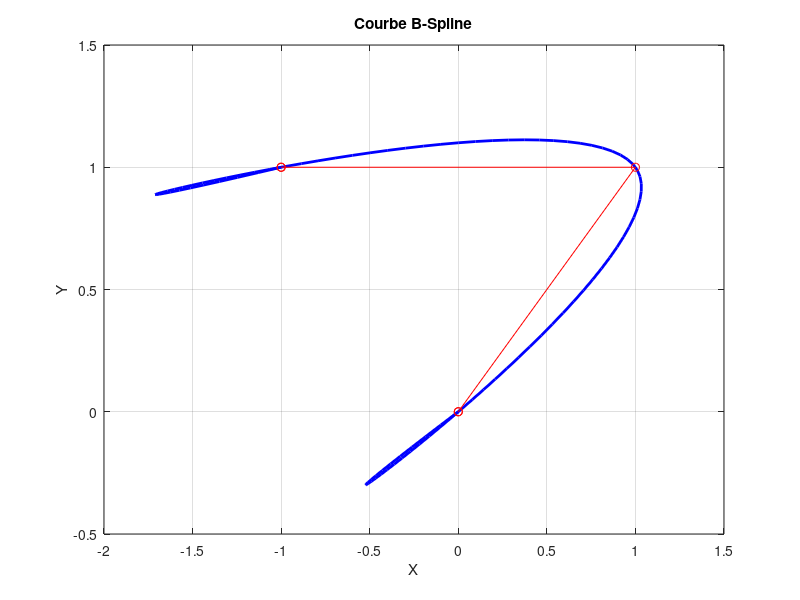

This figure's MATLAB source:
% Définition des points de contrôle
points = [0, 0; 1, 1; -1, 1];

% Ajouter des points supplémentaires pour la fin et le début
% pour forcer la courbe à passer par les points de contrôle originaux
points = [points(1,:); points; points(end,:)];

% Séparation des coordonnées X et Y
x = points(:, 1);
y = points(:, 2);

% Paramètre pour le spline
t = 1:length(points);

% Interpolation spline
tt = linspace(1, length(points), 100);
xx = spline(t, x, tt);
yy = spline(t, y, tt);

% Tracé de la courbe
figure;
plot(xx, yy, 'b-', 'LineWidth', 2);
hold on;

% Tracé des points de contrôle
plot(x, y, 'ro-');

% Configuration du graphique
title('Courbe B-Spline');
xlabel('X');
ylabel('Y');
grid on;
hold off;
